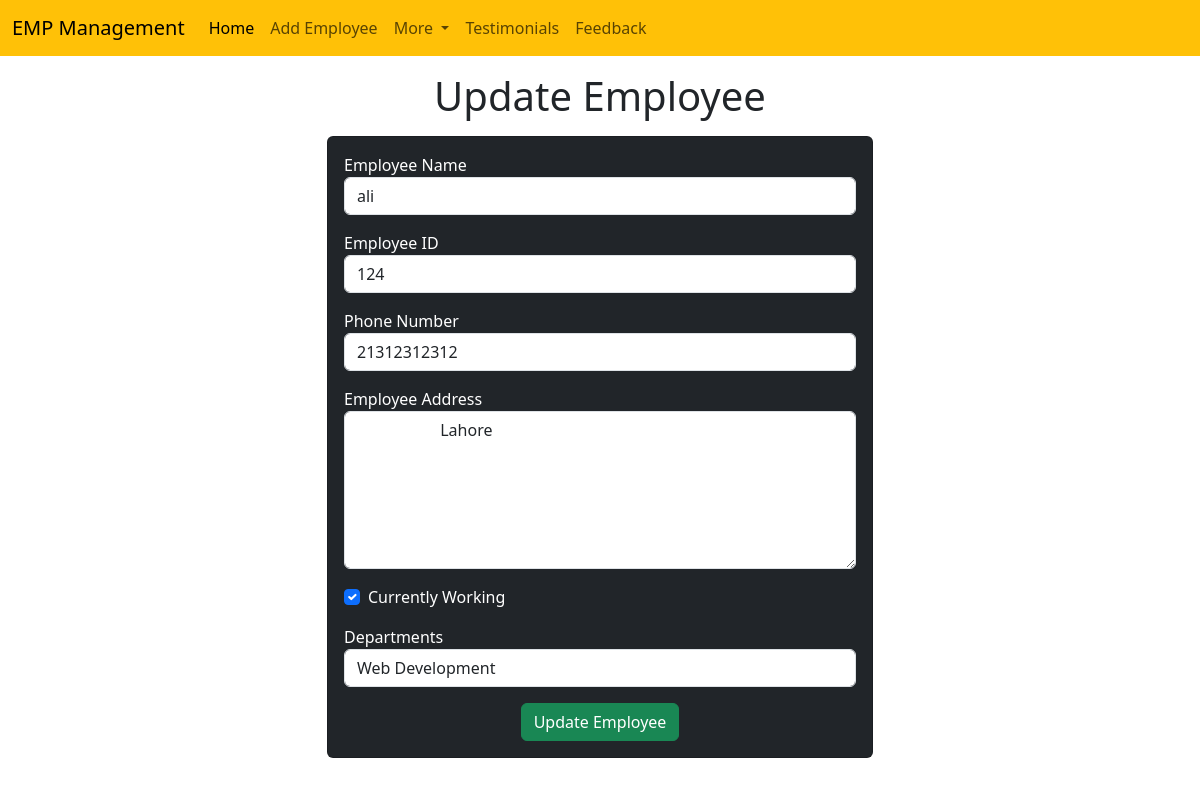
The app's page /emp/update-emp/4 with its own data.
### emp/models.py (models this page shows, shortened)
class Emp(models.Model):
    name = models.CharField(max_length=200)
    password = models.CharField(max_length = 200, default = name)
    emp_id = models.CharField(max_length=200)
    phone = models.CharField(max_length=12)
    address = models.CharField(max_length=200)
    working = models.BooleanField(default=True)
    department = models.CharField(max_length=100)

### emp/views.py (the view)
# urls.py: path('update-emp/<int:emp_id>', update_emp),
def update_emp(request, emp_id):
    emp = Emp.objects.get(pk = emp_id)
    return render(request, 'emp/update-emp.html', {'emp': emp})

### templates/emp/update-emp.html (shortened to what this page needs)
<!doctype html>
<html lang="en">
  <head>
    <link href="https://cdn.jsdelivr.net/npm/bootstrap@5.3.3/dist/css/bootstrap.min.css" rel="stylesheet">
  </head>
  <body>
    {% include "emp/navbar.html" %}
    <h1 class = "text-center my-3">Update Employee</h1>
    <div class="container">
      <div class="row">
        <div class="col-md-6 offset-md-3">
          <div class="card bg-dark text-white">
            <div class="card-body">
              <form action="/emp/do-update-in-emp/{{emp.emp_id}}" method = "POST">
                <div class="mb-3">
                  <label for="name">Employee Name</label>
                  <input id = "name" type="text" class="form-control" placeholder = "Enter Emp Name" name = "emp_name" value = "{{emp.name}}">
                </div>
                <div class="mb-3">
                  <label for="id">Employee ID</label>
                  <input id = "id" type="text" class="form-control" placeholder = "Enter Emp Id" name = "emp_id" value = "{{emp.emp_id}}">
                </div>
                <div class="mb-3">
                  <label for="phone">Phone Number</label>
                  <input id = "phone" type="text" class="form-control" placeholder = "Enter Emp Phone Number" name = "emp_phone" value = "{{emp.phone}}">
                </div>
                <div class="mb-3">
                  <label for="address">Employee Address</label>
                  <textarea name="emp_address" id="address" rows="6" class = "form-control">
                    {{emp.address}}
                  </textarea>
                </div>
                <div class="mb-3 form-check">
                  <label for="working">Currently Working</label>
                  <input {% if emp.working %} checked {% endif %} id = "working" name = "emp_working" type="checkbox" class = "form-check-input">
                </div>
                <div class="mb-3">
                  <label for="department">Departments</label>
                  <select name="emp_department" id="department" class = "form-control" value = "{{emp.department}}">
                    <option value = "WD">Web Development</option>
                  </select>
                </div>
                <div class="container text-center">
                  <button class="btn btn-success">
                    Update Employee
                  </button>
                </div>
              </form>
            </div>
          </div>
        </div>
      </div>
    </div>
  </body>
</html>

### records on screen
Emp: emp_name "ali", emp_id "124", emp_phone "21312312312", emp_address "Lahore", working "☑", emp_department "Web Development"
